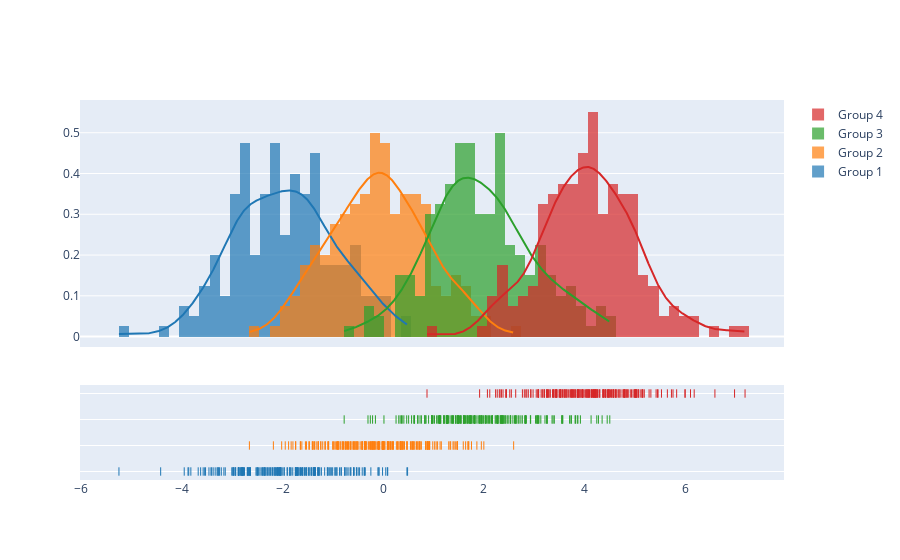

The notebook cell this image was saved under:
### Code cell
import plotly.figure_factory as ff

# Add histogram data
x1 = np.random.randn(200) - 2
x2 = np.random.randn(200)
x3 = np.random.randn(200) + 2
x4 = np.random.randn(200) + 4

# Group data together
hist_data = [x1, x2, x3, x4]

group_labels = ['Group 1', 'Group 2', 'Group 3', 'Group 4']

# Create distplot with custom bin_size
fig = ff.create_distplot(hist_data, group_labels, bin_size=.2)
fig.show()

### Figure 1 — Plotly figure (JSON) as saved in the notebook; plotly's stock layout.template omitted (floating-point values rounded to 4 significant figures; data arrays with more than 128 entries replaced by an {"elided": "..."} marker saying what was removed)
{"data": [{"autobinx": false, "histnorm": "probability density", "legendgroup": "Group 1", "marker": {"color": "rgb(31, 119, 180)"}, "name": "Group 1", "opacity": 0.7, "type": "histogram", "x": {"elided": "200 float values"}, "xaxis": "x", "xbins": {"end": 0.4847, "size": 0.2, "start": -5.25}, "yaxis": "y"}, {"autobinx": false, "histnorm": "probability density", "legendgroup": "Group 2", "marker": {"color": "rgb(255, 127, 14)"}, "name": "Group 2", "opacity": 0.7, "type": "histogram", "x": {"elided": "200 float values"}, "xaxis": "x", "xbins": {"end": 2.592, "size": 0.2, "start": -2.658}, "yaxis": "y"}, {"autobinx": false, "histnorm": "probability density", "legendgroup": "Group 3", "marker": {"color": "rgb(44, 160, 44)"}, "name": "Group 3", "opacity": 0.7, "type": "histogram", "x": {"elided": "200 float values"}, "xaxis": "x", "xbins": {"end": 4.502, "size": 0.2, "start": -0.7752}, "yaxis": "y"}, {"autobinx": false, "histnorm": "probability density", "legendgroup": "Group 4", "marker": {"color": "rgb(214, 39, 40)"}, "name": "Group 4", "opacity": 0.7, "type": "histogram", "x": {"elided": "200 float values"}, "xaxis": "x", "xbins": {"end": 7.189, "size": 0.2, "start": 0.8703}, "yaxis": "y"}, {"legendgroup": "Group 1", "marker": {"color": "rgb(31, 119, 180)"}, "mode": "lines", "name": "Group 1", "showlegend": false, "type": "scatter", "x": {"elided": "500 float values"}, "xaxis": "x", "y": {"elided": "500 float values"}, "yaxis": "y"}, {"legendgroup": "Group 2", "marker": {"color": "rgb(255, 127, 14)"}, "mode": "lines", "name": "Group 2", "showlegend": false, "type": "scatter", "x": {"elided": "500 float values"}, "xaxis": "x", "y": {"elided": "500 float values"}, "yaxis": "y"}, {"legendgroup": "Group 3", "marker": {"color": "rgb(44, 160, 44)"}, "mode": "lines", "name": "Group 3", "showlegend": false, "type": "scatter", "x": {"elided": "500 float values"}, "xaxis": "x", "y": {"elided": "500 float values"}, "yaxis": "y"}, {"legendgroup": "Group 4", "marker": {"color": "rgb(214, 39, 40)"}, "mode": "lines", "name": "Group 4", "showlegend": false, "type": "scatter", "x": {"elided": "500 float values"}, "xaxis": "x", "y": {"elided": "500 float values"}, "yaxis": "y"}, {"legendgroup": "Group 1", "marker": {"color": "rgb(31, 119, 180)", "symbol": "line-ns-open"}, "mode": "markers", "name": "Group 1", "showlegend": false, "type": "scatter", "x": {"elided": "200 float values"}, "xaxis": "x", "y": {"elided": "200 str values"}, "yaxis": "y2"}, {"legendgroup": "Group 2", "marker": {"color": "rgb(255, 127, 14)", "symbol": "line-ns-open"}, "mode": "markers", "name": "Group 2", "showlegend": false, "type": "scatter", "x": {"elided": "200 float values"}, "xaxis": "x", "y": {"elided": "200 str values"}, "yaxis": "y2"}, {"legendgroup": "Group 3", "marker": {"color": "rgb(44, 160, 44)", "symbol": "line-ns-open"}, "mode": "markers", "name": "Group 3", "showlegend": false, "type": "scatter", "x": {"elided": "200 float values"}, "xaxis": "x", "y": {"elided": "200 str values"}, "yaxis": "y2"}, {"legendgroup": "Group 4", "marker": {"color": "rgb(214, 39, 40)", "symbol": "line-ns-open"}, "mode": "markers", "name": "Group 4", "showlegend": false, "type": "scatter", "x": {"elided": "200 float values"}, "xaxis": "x", "y": {"elided": "200 str values"}, "yaxis": "y2"}], "layout": {"barmode": "overlay", "hovermode": "closest", "legend": {"traceorder": "reversed"}, "xaxis": {"anchor": "y2", "domain": [0.0, 1.0], "zeroline": false}, "yaxis": {"anchor": "free", "domain": [0.35, 1], "position": 0.0}, "yaxis2": {"anchor": "x", "domain": [0, 0.25], "dtick": 1, "showticklabels": false}}}
